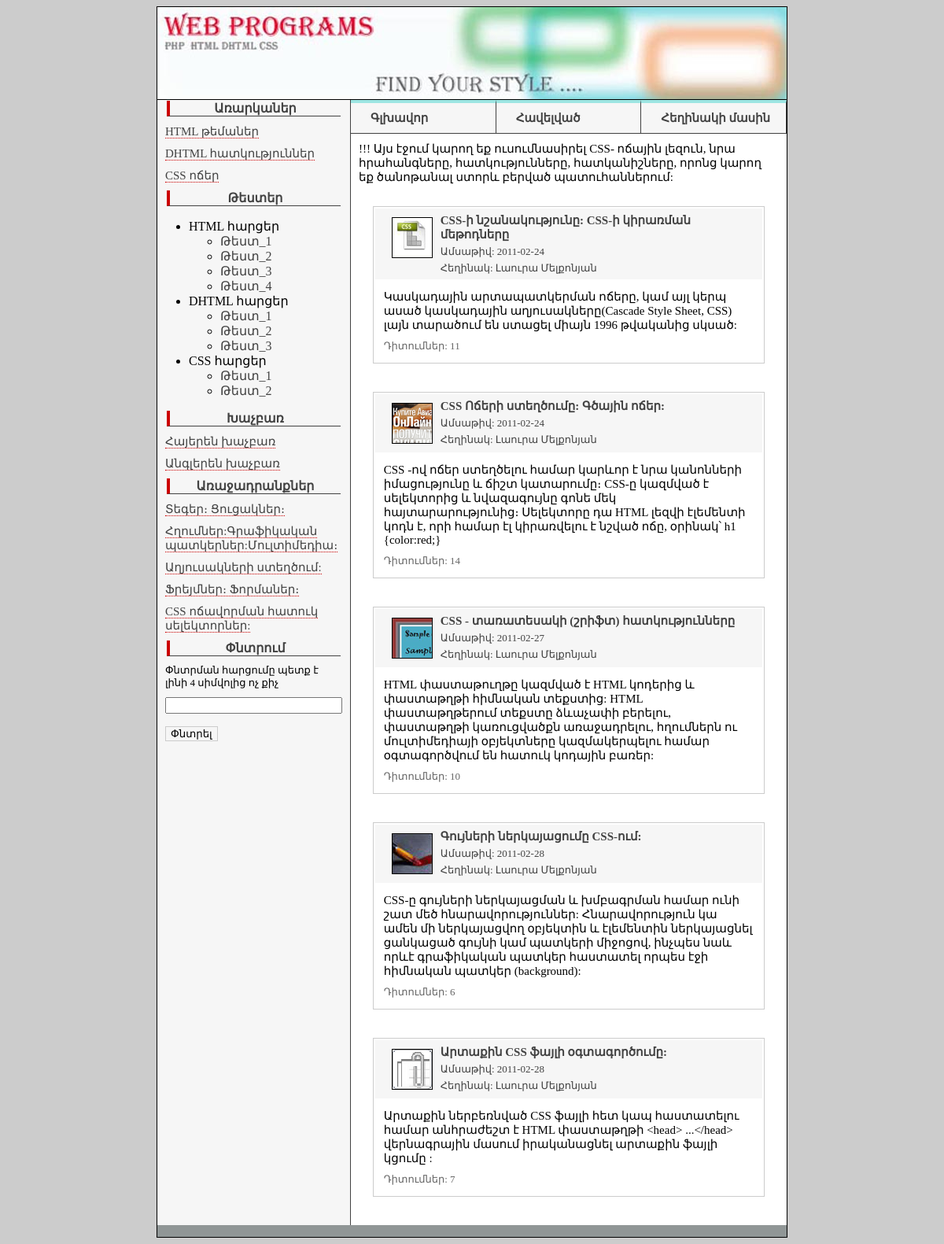
Screenshot of /lessons.php?les=3 with the database file from the repository.
### tables this page shows
CREATE TABLE `lessons` (
  `id` int(2) NOT NULL auto_increment,
  `title` varchar(255) NOT NULL default '',
  `text` text NOT NULL,
  PRIMARY KEY  (`id`)
) TYPE=MyISAM AUTO_INCREMENT=4;

CREATE TABLE `laber` (
  `id` int(2) NOT NULL auto_increment,
  `title` text NOT NULL,
  PRIMARY KEY  (`id`)
) TYPE=MyISAM AUTO_INCREMENT=6;

CREATE TABLE `data` (
  `id` int(5) NOT NULL auto_increment,
  `les` int(1) NOT NULL default '0',
  `description` text NOT NULL,
  `text` text NOT NULL,
  `author` varchar(255) NOT NULL default '',
  `date` date NOT NULL default '0000-00-00',
  `title` text NOT NULL,
  `view` int(7) NOT NULL default '0',
  `mini_img` varchar(255) NOT NULL default '',
  PRIMARY KEY  (`id`),
  FULLTEXT KEY `text` (`text`)
) TYPE=MyISAM AUTO_INCREMENT=18;

### lessons.php (the view, shortened to what this page needs)
<?php
  include("blocks/bd.php");
  if (isset($_GET['les']))  {$les=$_GET['les'];}
$result = mysql_query("SELECT *FROM lessons WHERE id='$les'",$db);
if(mysql_num_rows($result)>0)
{
$myrow=mysql_fetch_array($result);
}
else
{
echo "<p>Ինֆորմացիան աղյուսակում բացակայում է</p>";
exit();
}
?>
<html >
<head>
<link href="style.css" rel="stylesheet" type="text/css" />
</head>
<body>
<table width="800" border="0" align="center" cellpadding="0" cellspacing="0" bgcolor="#FFFFFF" class="main_border">
 <?  include("blocks/header.php");  ?>
   <tr>
    <td valign="top"><table width="100%" border="0" cellspacing="0" cellpadding="0">
      <tr>
<td width="200px" valign="top" class="left">
	<? include("blocks/left.php");  ?>
</td>
	<td valign="top">
<table width="100%" border="0" cellpadding="0" cellspacing="0" valign="top">
<tr>
<td  width='25%' class='top_t'>
<p><b><a href="index.php"> Գլխավոր</a></b></p>
</td>
<td  width='25%' class='top_t'>
<p><b><a href="havel.php">  Հավելված</a></b></p>
</td>
<td   width='25%' class='top_t'>
<p><b><a href="about.php"> Հեղինակի մասին</a></b></p>
</td>
</tr>
</table>
  <?php
  echo $myrow['text'];
  $result = mysql_query("SELECT id,title,description,date,author,view,mini_img FROM data WHERE les='$les'",$db);
if(mysql_num_rows($result)>0)
{
$myrow=mysql_fetch_array($result);
do {
printf ("<table align='center' class='lesson'>
		 <tr>
         <td class='lesson_title'>
		 <p class='lesson_name'><img class='mini' align='left' src='%s'><a href='view_lesson.php?id=%s'>%s</a></p>
		 <p class='lesson_adds'>Ամսաթիվ: %s</p>
		 <p class='lesson_adds'>Հեղինակ: %s</p></td>
         </tr>
		 <tr>
         <td>%s<p class='lesson_view'> Դիտումներ: %s</p></td>
         </tr>
		 </table><br><br>",$myrow["mini_img"], $myrow["id"], $myrow["title"],$myrow["date"],$myrow["author"],$myrow["description"], $myrow["view"]);
}
while ($myrow = mysql_fetch_array ($result));
}
else
{
echo "<p>Ինֆորմացիան աղյուսակում բացակայում է</p>";
exit();
}
?>
	</td>
    </tr>
  </table>
    </td>
 </tr>
<? include("blocks/footer.php");?>
</table>
</body>
</html>

### blocks/left.php (shortened to what this page needs)
<div class="left_title">Առարկաներ</div>
<?
$result2 = mysql_query("SELECT  * FROM lessons ",$db);
if(mysql_num_rows($result2)>0)
{
$myrow2=mysql_fetch_array($result2);
do
{
printf("<p><a  class='left_link' href='lessons.php?les=%s'>%s</a></p>",$myrow2["id"],$myrow2["title"]);
}
while($myrow2=mysql_fetch_array($result2));
}
else
{
echo "<p>Ինֆորմացիան աղյուսակում բացակայում է</p>";
exit();
}
?>
<div  class="left_title">Թեստեր</div>
<ul>
<li class="left_li" >HTML   հարցեր
<ul>
<li  class="left_li"><a   href="test_1.php" >Թեստ_1</a>
<li  class="left_li"><a   href="test_2.php">Թեստ_2</a>
<li  class="left_li"><a   href="test_3.php" >Թեստ_3</a>
<li  class="left_li"><a   href="test_4.php">Թեստ_4</a>
</ul>
<li  class="left_li" >  DHTML   հարցեր
<ul>
<li  class="left_li" ><a   href="test_5.php" >Թեստ_1</a>
<li  class="left_li"><a   href="test_6.php">Թեստ_2</a>
<li  class="left_li"><a   href="test_7.php" >Թեստ_3</a>
</ul>
<li  class="left_li" > CSS   հարցեր
<ul>
<li  class="left_li" ><a   href="test_8.php" >Թեստ_1</a>
<li  class="left_li"><a   href="test_9.php">Թեստ_2</a>
</ul>
</ul>
<div  class="left_title">Խաչբառ</div>
<p><a  class="left_link" href="xach2.php" > Հայերեն խաչբառ</a></p>
<p><a  class="left_link" href="xach1.php" > Անգլերեն խաչբառ</a></p>
<div class="left_title">Առաջադրանքներ</div>
<?
$result2 = mysql_query("SELECT  * FROM laber ",$db);
if(mysql_num_rows($result2)>0)
{
$myrow2=mysql_fetch_array($result2);
do
{
printf("<p><a  class='left_link' href='labs.php?id=%s'>%s</a></p>",$myrow2["id"],$myrow2["title"]);
}
while($myrow2=mysql_fetch_array($result2));
}
else
{
echo "<p>Ինֆորմացիան աղյուսակում բացակայում է</p>";
exit();
}
?>
<div class="left_title">Փնտրում</div>
<form action="search.php" method="post" name="form_s">
<p class="search_t">Փնտրման հարցումը պետք է լինի 4 սիմվոլից ոչ քիչ</p>
<p><input name="search" type="text" size="25" maxlength="40">
<br>
<p><input class="search_b" name="submit_s" type="submit" value="Փնտրել"></p>
<br>

### style.css (style rules this page uses)
.main_border { border:1px solid #000000; }
body { background-color:#CCCCCC; font-family:Arial Armenian; font-size:16px; }
.left { background-color:#f6f6f6; border-right:1px solid #424242; }
p { font-family:Arial Armenian; font-size:15px; margin:10px; }
p a { color:#424242; text-decoration: none; }
p img { margin:10px; }
.lesson { border:1px solid #cccccc; width:90%; }
.lesson_title { background-color:#f6f6f6; }
.lesson_name { font-weight:bold; margin-top:5px; margin-bottom:5px; }
.lesson_adds { font-size:13px; margin-top:5px; margin-bottom:5px; color:#424242; }
.lesson_view { font-size:13px; color:#666666; }
.left_title { margin-top :1px; margin-left : 5%; margin-right :5%; font-weight: bold; text-align: center; color:#424242; border-left:4px solid #cc0000; border-bottom:1px solid #424242; }
.left_link { color:#424242; font-size:15px; margin-top:10px; margin-bottom:10px; border-bottom-width: thin; border-bottom-style: dotted; border-bottom-color: #cc0000; }
.left_li a { color:#424242; text-decoration: none; }
.top_t { border-bottom:1px solid #424242; border-top:4px solid #9DE5E2; border-right :1px solid #424242; background-color:#f6f6f6; font-family:Arial Armenian; font-size:16px; margin:15px; background-image:url(img/next.gif); background-position:left; background-repeat:no-repeat; padding-left:15px; }
.top_t a { color:#424242; text-decoration: none; }
.mini { border: 1px solid #000000; margin-top:5px; }
.search_t { font-size:13px; }
.search_b { border:1px solid #cccccc; background-color:#f6f6f6; margin-top:6px; }

### rows the page displays
lessons: title "HTML թեմաներ"
lessons: title "DHTML հատկություններ"
lessons: title "CSS ոճեր", text "!!! Այս էջում կարող եք ուսումնասիրել CSS- ոճային լեզուն, նրա հրահանգները, հատկությունները, հատկանիշները, որոնց կարող եք ծանոթանալ ստորև բերված պատուհաններում:"
laber: title "Տեգեր։ Ցուցակներ։"
laber: title "Հղումներ:Գրաֆիկական պատկերներ:Մուլտիմեդիա։"
laber: title "Աղյուսակների ստեղծում:"
laber: title "Ֆրեյմներ։ Ֆորմաներ։"
laber: title "CSS ոճավորման հատուկ սելեկտորներ:"
data: mini_img (picture), title "CSS-ի նշանակությունը: CSS-ի կիրառման մեթոդները", date "2011-02-24", author "Լաուրա Մելքոնյան", description "Կասկադային արտապատկերման ոճերը, կամ այլ կերպ ասած կասկադային աղյուսակները(Cascade Style Sheet, CSS) լայն տարածում են ստացել միայն 1996 թվականից սկսած:", view "11"
data: mini_img (picture), title "CSS Ոճերի ստեղծումը: Գծային ոճեր:", date "2011-02-24", author "Լաուրա Մելքոնյան", description "CSS -ով ոճեր ստեղծելու համար կարևոր է նրա կանոնների իմացությունը և ճիշտ կատարումը։ CSS-ը կազմված է սելեկտորից և նվազագույնը գոնե մեկ հայտարարությունից։ Սելեկտորը դա HTML լեզվի էլեմենտի կոդն է, որի համար էլ կիրառվելու է նշված ոճը, օրինակ՝ h1 {color:red;}", view "14"
data: mini_img (picture), title "CSS - տառատեսակի (շրիֆտ) հատկությունները", date "2011-02-27", author "Լաուրա Մելքոնյան", description "HTML փաստաթուղթը կազմված է HTML կոդերից և փաստաթղթի հիմնական տեքստից: HTML փաստաթղթերում տեքստը ձևաչափի բերելու, փաստաթղթի կառուցվածքն առաջադրելու, հղումներն ու մուլտիմեդիայի օբյեկտները կազմակերպելու համար օգտագործվում են հատուկ կոդային բառեր:", view "10"
data: mini_img (picture), title "Գույների ներկայացումը CSS-ում:", date "2011-02-28", author "Լաուրա Մելքոնյան", description "CSS-ը գույների ներկայացման և խմբագրման համար ունի շատ մեծ հնարավորություններ: Հնարավորություն կա ամեն մի ներկայացվող օբյեկտին և էլեմենտին ներկայացնել ցանկացած գույնի կամ պատկերի միջոցով, ինչպես նաև որևէ գրաֆիկական պատկեր հաստատել որպես էջի հիմնական պատկեր (background):", view "6"
data: mini_img (picture), title "Արտաքին CSS ֆայլի օգտագործումը:", date "2011-02-28", author "Լաուրա Մելքոնյան", description "Արտաքին ներբեռնված CSS ֆայլի հետ կապ հաստատելու համար անհրաժեշտ է HTML փաստաթղթի <head> ...</head> վերնագրային մասում իրականացնել արտաքին ֆայլի կցումը :", view "7"
